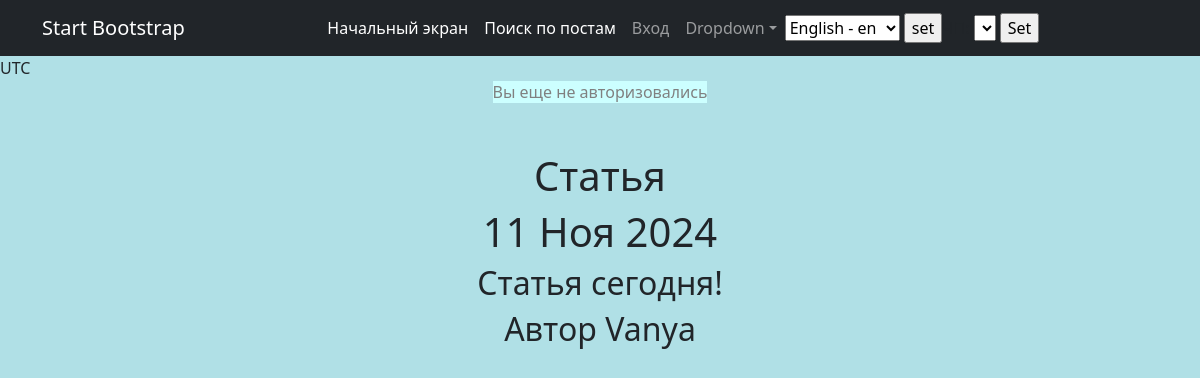
Page /posts/2/ on the committed database.
### News/models.py (models this page shows, shortened)
class Post(models.Model):
    news = "N"
    article = "A"
    POST_TYPES = [(news, "Новость"), (article, "Статья")]
    author = models.ForeignKey(Author, on_delete=models.CASCADE)
    post_type = models.CharField(max_length=1, choices=POST_TYPES, default=article)
    date_in = models.DateTimeField(auto_now_add=True)
    category = models.ManyToManyField(Category, through="PostCategory")
    title = models.CharField(max_length=255)
    text = models.CharField(max_length=3000)
    rating = models.IntegerField(default=0)

class Author(models.Model):
    user = models.OneToOneField(User, on_delete=models.CASCADE)
    rating = models.IntegerField(default=0)
    def __str__(self):
        return self.user.username

### News/views.py (the view)
# urls.py: path('<int:pk>/', PostDetail.as_view(), name='Post_detail'),
class PostDetail(DetailView):
    model = Post
    template_name = 'post.html'
    context_object_name = 'post'
    def get_object(self, *args, **kwargs):
        obj = cache.get(f'post-{self.kwargs["pk"]}',
                        None)
        if not obj:
            obj = super().get_object(queryset=self.queryset)
            cache.set(f'post-{self.kwargs["pk"]}', obj)
        return obj

### News/templatetags/custom_filters.py (called while the page is built)
@register.filter(name='censor')
def censor(value):
    for word in BAN_WORDS:
        check = (value.lower()).find(word)
        while check != -1:
            len_ = len(word)
            value = value[:check]+word[0]+'*'*len_ + value[check+len_:]+word[-1]
            check = (value.lower()).find(word)
    return value

### templates/post.html (shortened to what this page needs)
{% extends 'flatpages/default.html' %}
{% load custom_filters %}
{% block content %}
<h1>{{ post.title|censor }}</h1>
<h1>{{ post.date_in|date:'d M Y' }}</h1>
<h2>{{ post.text|censor }}</h2>
<h2> Автор {{post.author}}</h2>
{% endblock content %}

### rows in the picture
Post: title|censor "Статья", date_in "11 Ноя 2024", text|censor "Статья сегодня!", author "Vanya"

### other values in the picture
{{ TIME_ZONE }} "UTC"
form field language "English - en"
